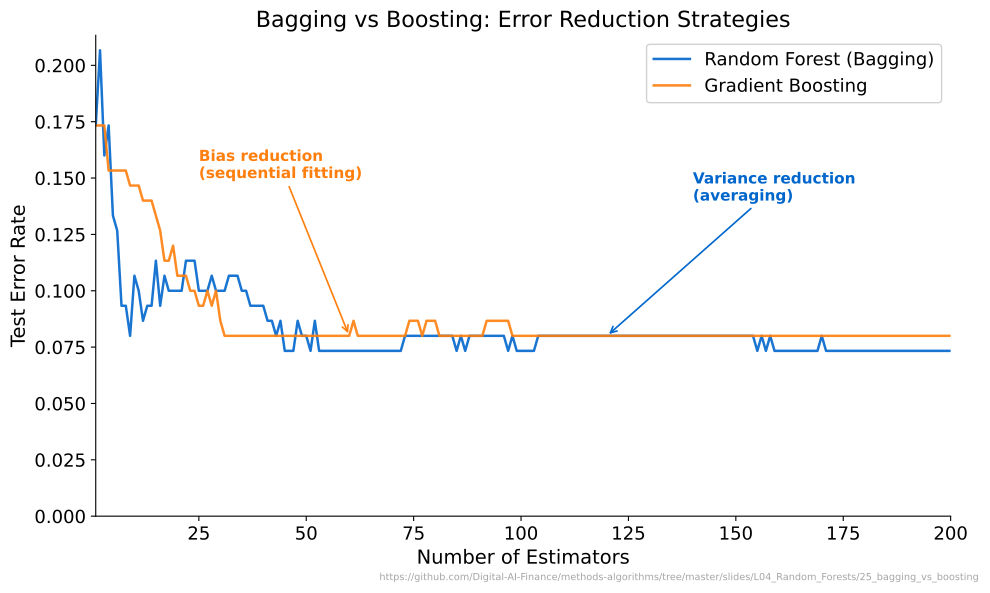

The script that saved this image:
"""Bagging vs Boosting: Error Reduction Strategies"""
import matplotlib.pyplot as plt
import numpy as np
from pathlib import Path
from sklearn.datasets import make_classification
from sklearn.ensemble import RandomForestClassifier, GradientBoostingClassifier
from sklearn.model_selection import train_test_split

CHART_METADATA = {
    'title': 'Bagging vs Boosting: Error Reduction Strategies',
    'description': 'Compares RF (bagging) vs GBM (boosting) test error as ensemble size grows',
    'url': 'https://github.com/Digital-AI-Finance/methods-algorithms/tree/master/slides/L04_Random_Forests/25_bagging_vs_boosting'
}

plt.rcParams.update({
    'font.size': 14, 'axes.labelsize': 14, 'axes.titlesize': 16,
    'xtick.labelsize': 13, 'ytick.labelsize': 13, 'legend.fontsize': 13,
    'figure.figsize': (10, 6), 'figure.dpi': 150,
    'axes.spines.top': False,
    'axes.spines.right': False,
})

MLPURPLE = '#3333B2'
MLBLUE = '#0066CC'
MLORANGE = '#FF7F0E'
MLGREEN = '#2CA02C'
MLRED = '#D62728'

X, y = make_classification(n_samples=500, n_features=10, n_informative=5, random_state=42)
X_train, X_test, y_train, y_test = train_test_split(X, y, test_size=0.3, random_state=42)

max_estimators = 200

# --- Gradient Boosting: staged_predict for per-iteration test error ---
gb = GradientBoostingClassifier(n_estimators=max_estimators, learning_rate=0.1, random_state=42)
gb.fit(X_train, y_train)

gb_errors = []
for y_pred_staged in gb.staged_predict(X_test):
    gb_errors.append(1.0 - np.mean(y_pred_staged == y_test))

# --- Random Forest: warm_start loop ---
rf = RandomForestClassifier(warm_start=True, random_state=42)
rf_errors = []
n_range = list(range(1, max_estimators + 1))
for i in n_range:
    rf.n_estimators = i
    rf.fit(X_train, y_train)
    rf_errors.append(1.0 - rf.score(X_test, y_test))

fig, ax = plt.subplots()

ax.plot(n_range, rf_errors, color=MLBLUE, linewidth=1.8, label='Random Forest (Bagging)', alpha=0.9)
ax.plot(range(1, max_estimators + 1), gb_errors, color=MLORANGE, linewidth=1.8, label='Gradient Boosting', alpha=0.9)

# Annotations
ax.annotate('Variance reduction\n(averaging)', xy=(120, rf_errors[119]),
            xytext=(140, rf_errors[119] + 0.06),
            fontsize=11, color=MLBLUE, fontweight='bold',
            arrowprops=dict(arrowstyle='->', color=MLBLUE, lw=1.2))

ax.annotate('Bias reduction\n(sequential fitting)', xy=(60, gb_errors[59]),
            xytext=(25, gb_errors[59] + 0.07),
            fontsize=11, color=MLORANGE, fontweight='bold',
            arrowprops=dict(arrowstyle='->', color=MLORANGE, lw=1.2))

ax.set_xlabel('Number of Estimators')
ax.set_ylabel('Test Error Rate')
ax.set_title(CHART_METADATA['title'])
ax.legend(loc='upper right', framealpha=0.9)
ax.set_xlim([1, max_estimators])
ax.set_ylim(bottom=0)

plt.figtext(0.99, 0.01, CHART_METADATA['url'],
            fontsize=7, color='gray', ha='right', va='bottom', alpha=0.7)
plt.tight_layout()
plt.savefig(Path(__file__).parent / 'chart.pdf', dpi=300, bbox_inches='tight')
plt.close()
print("Chart saved: 25_bagging_vs_boosting/chart.pdf")
